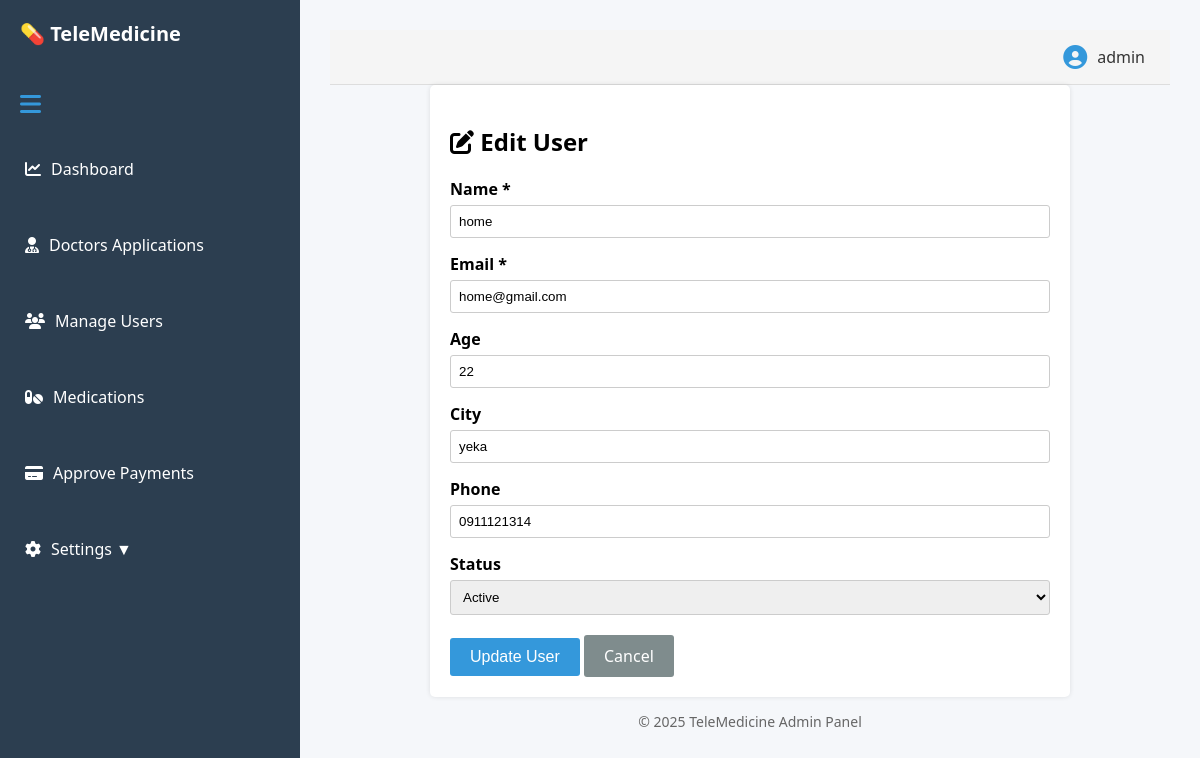
Page /admin/edit_user.php?id=67 (signed in) on the committed database.
### tables this page shows
CREATE TABLE IF NOT EXISTS `users` (
  `id` int NOT NULL AUTO_INCREMENT,
  `name` varchar(100) NOT NULL,
  `gender` varchar(10) DEFAULT NULL,
  `email` varchar(100) NOT NULL,
  `password` varchar(255) NOT NULL,
  `role` enum('user','doctor','admin') DEFAULT 'user',
  `status` enum('active','suspended') NOT NULL DEFAULT 'active',
  `created_at` timestamp NULL DEFAULT CURRENT_TIMESTAMP,
  `age` int DEFAULT NULL,
  `city` varchar(100) DEFAULT NULL,
  `phone` varchar(20) DEFAULT NULL,
  `photo` varchar(255) DEFAULT NULL,
  PRIMARY KEY (`id`),
  UNIQUE KEY `email` (`email`)
);

### admin/edit_user.php (the view, shortened to what this page needs)
<?php
include '../includes/db.php';
$admin_id = $_SESSION['user_id'];
$user_id = (int)$_GET['id'];
$userQuery = mysqli_query($conn, "SELECT * FROM users WHERE id = $user_id");
$user = mysqli_fetch_assoc($userQuery);
$adminQuery = mysqli_query($conn, "SELECT name FROM users WHERE id = $admin_id");
$adminData = mysqli_fetch_assoc($adminQuery);
$adminName = $adminData ? $adminData['name'] : 'Admin';
?>
<!DOCTYPE html>
<html>
<head>
    <link rel="stylesheet" href="../css/admin.css">
    <link rel="stylesheet" href="https://cdnjs.cloudflare.com/ajax/libs/font-awesome/6.5.0/css/all.min.css" />
</head>
<body>
<div class="admin-container">
    <div class="sidebar">
        <div class="logo">
            <span>💊 TeleMedicine</span>
        </div>
        <div class="sidebar-toggle" title="Toggle Sidebar">
            <i class="fas fa-bars"></i>
        </div>
        <ul>
            <li><a href="dashboard.php"><i class="fas fa-chart-line"></i> <span>Dashboard</span></a></li>
            <li><a href="View_Application.php"><i class="fas fa-user-md"></i> <span> Doctors Applications</span></a></li>
            <li><a href="view_users.php"><i class="fas fa-users"></i> <span>Manage Users</span></a></li>
            <li><a href="medications.php"><i class="fas fa-pills"></i> <span>Medications</span></a></li>
            <li><a href="approve_payments.php"><i class="fas fa-credit-card"></i> <span>Approve Payments</span></a></li>
            <li class="dropdown">
                <a href="#" class="dropbtn"><i class="fas fa-cog"></i> <span>Settings ▼</span></a>
            </li>
        </ul>
    </div>
    <div class="main-content">
        <header class="admin-header">
            <div class="admin-profile">
                <i class="fas fa-user-circle"></i> <span><?= htmlspecialchars($adminName) ?></span>
            </div>
        </header>
        <div class="content-area">
            <h2><i class="fas fa-edit"></i> Edit User</h2>
            <form method="POST" action="">
                <label for="name">Name *</label>
                <input type="text" id="name" name="name" value="<?= htmlspecialchars($user['name']) ?>" required>
                <label for="email">Email *</label>
                <input type="email" id="email" name="email" value="<?= htmlspecialchars($user['email']) ?>" required>
                <label for="age">Age</label>
                <input type="number" id="age" name="age" min="0" value="<?= htmlspecialchars($user['age']) ?>">
                <label for="city">City</label>
                <input type="text" id="city" name="city" value="<?= htmlspecialchars($user['city']) ?>">
                <label for="phone">Phone</label>
                <input type="text" id="phone" name="phone" value="<?= htmlspecialchars($user['phone']) ?>">
                <label for="status">Status</label>
                <select id="status" name="status">
                    <option value="active" <?= $user['status'] === 'active' ? 'selected' : '' ?>>Active</option>
                </select>
                <button type="submit" class="btn-submit">Update User</button>
                <a href="view_users.php" class="btn-back">Cancel</a>
            </form>
        </div>
        <footer style="text-align:center; padding: 15px; color: #666; font-size: 14px;">
            &copy; <?= date("Y") ?> TeleMedicine Admin Panel
        </footer>
    </div>
</div>
</body>
</html>

### css/admin.css (style rules this page uses)
body { margin: 0; font-family: 'Segoe UI', sans-serif; background: #f5f7fa; }
.admin-container { display: flex; }
.sidebar { width: 300px; background: #2c3e50; color: white; min-height: 100vh; padding: 20px 0; position: fixed; }
.sidebar .logo { display: flex; align-items: center; padding: 0 20px 30px; }
.sidebar .logo span { font-size: 20px; font-weight: bold; }
.sidebar ul { list-style: none; padding: 0; }
.sidebar ul li { margin-bottom: 30px; }
.sidebar ul li a { color: white; text-decoration: none; display: flex; align-items: center; padding: 12px 25px; transition: 0.3s; }
.sidebar ul li a i { margin-right: 10px; }
.main-content { margin-left: 300px; padding: 30px; flex-grow: 1; }
.admin-header { display: flex; justify-content: flex-end; align-items: center; padding: 15px 25px; background-color: #f5f5f5; border-bottom: 1px solid #ddd; }
.admin-profile { display: flex; align-items: center; gap: 10px; font-size: 16px; font-weight: 500; color: #333; }
.admin-profile i { font-size: 24px; color: #3498db; }

### admin/edit_user.php (style rules this page uses)
.content-area { padding: 20px; max-width: 600px; margin: auto; background: #fff; border-radius: 5px; box-shadow: 0 0 5px rgba(0,0,0,0.1); }
h2 { margin-bottom: 20px; }
form label { display: block; margin-top: 15px; font-weight: bold; }
form input[type="text"], form input[type="email"], form input[type="number"], form select { width: 100%; padding: 8px; margin-top: 5px; border: 1px solid #ccc; border-radius: 3px; box-sizing: border-box; }
.btn-submit { margin-top: 20px; background-color: #3498db; color: white; border: none; padding: 10px 20px; border-radius: 3px; cursor: pointer; font-size: 16px; }
.btn-back { display: inline-block; margin-top: 20px; background-color: #7f8c8d; color: white; padding: 10px 20px; border-radius: 3px; text-decoration: none; font-size: 16px; margin-right: 10px; }
.sidebar-toggle { user-select: none; cursor: pointer; color: #3498db; padding: 10px 20px; font-size: 1.5em; margin-bottom: 15px; }

### rows in the picture
users: name "admin"
users: name "home", email "home@gmail.com", age "22", city "yeka", phone "0911121314", status "Active"
